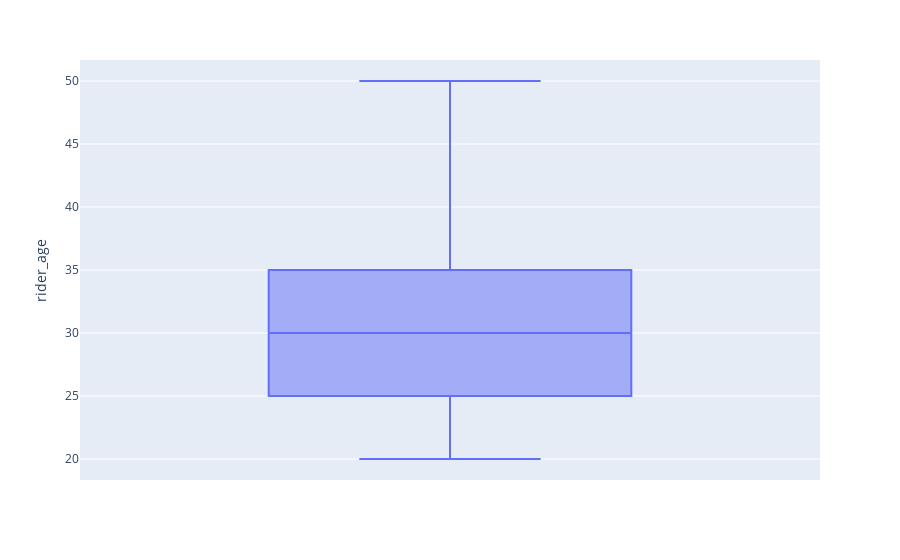

Source (notebook cell):
### Code cell
fig = px.box(df, y="rider_age")
fig.show()

### Figure 1 — Plotly figure (JSON) as saved in the notebook; plotly's stock layout.template omitted (floating-point values rounded to 4 significant figures; data arrays with more than 128 entries replaced by an {"elided": "..."} marker saying what was removed)
{"data": [{"alignmentgroup": "True", "hovertemplate": "rider_age=%{y}<extra></extra>", "legendgroup": "", "marker": {"color": "#636efa"}, "name": "", "notched": false, "offsetgroup": "", "orientation": "v", "showlegend": false, "type": "box", "x0": " ", "xaxis": "x", "y": {"elided": "45546 float values"}, "y0": " ", "yaxis": "y"}], "layout": {"boxmode": "group", "legend": {"tracegroupgap": 0}, "margin": {"t": 60}, "xaxis": {"anchor": "y", "domain": [0, 1]}, "yaxis": {"anchor": "x", "domain": [0, 1], "title": {"text": "rider_age"}}}}
